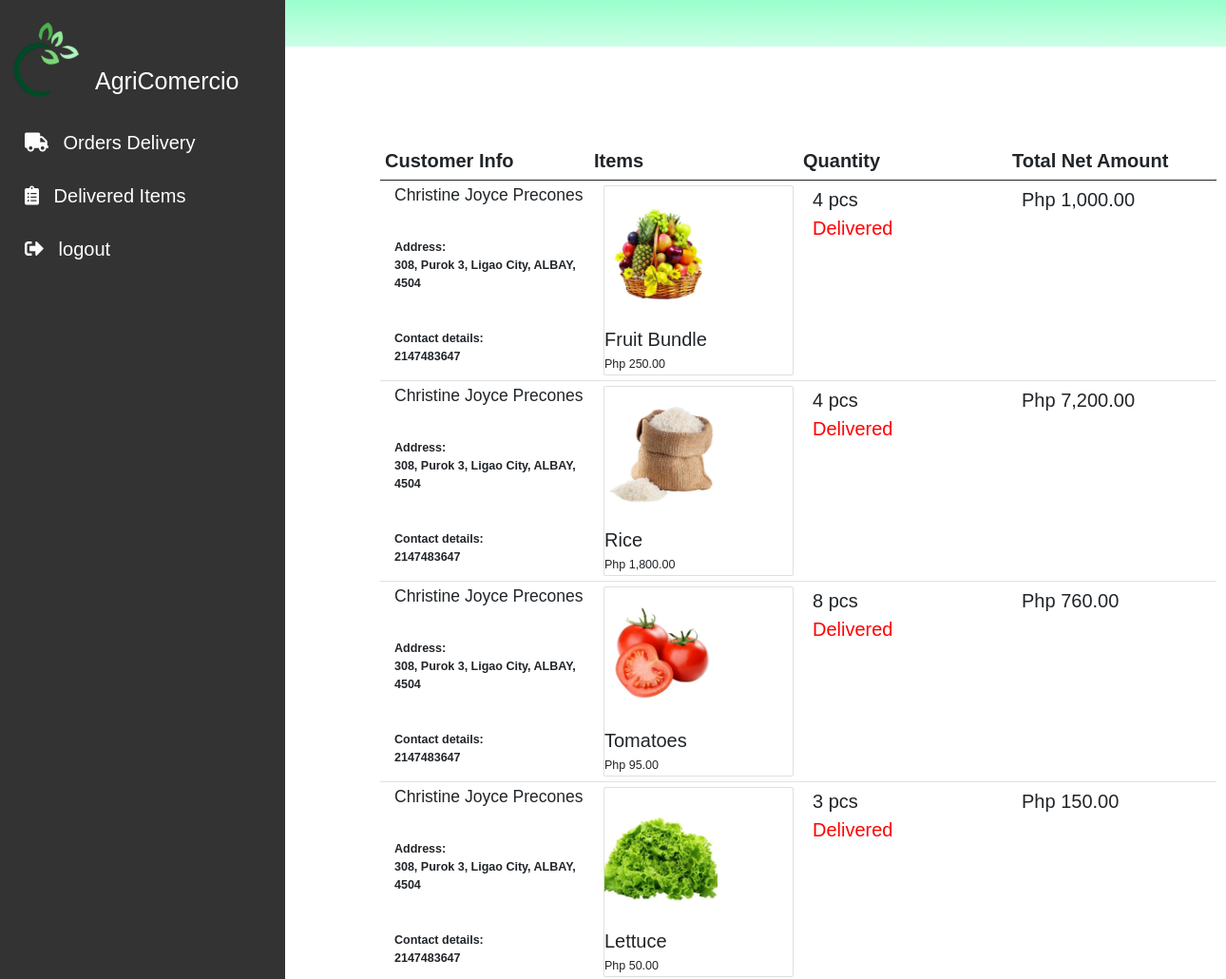
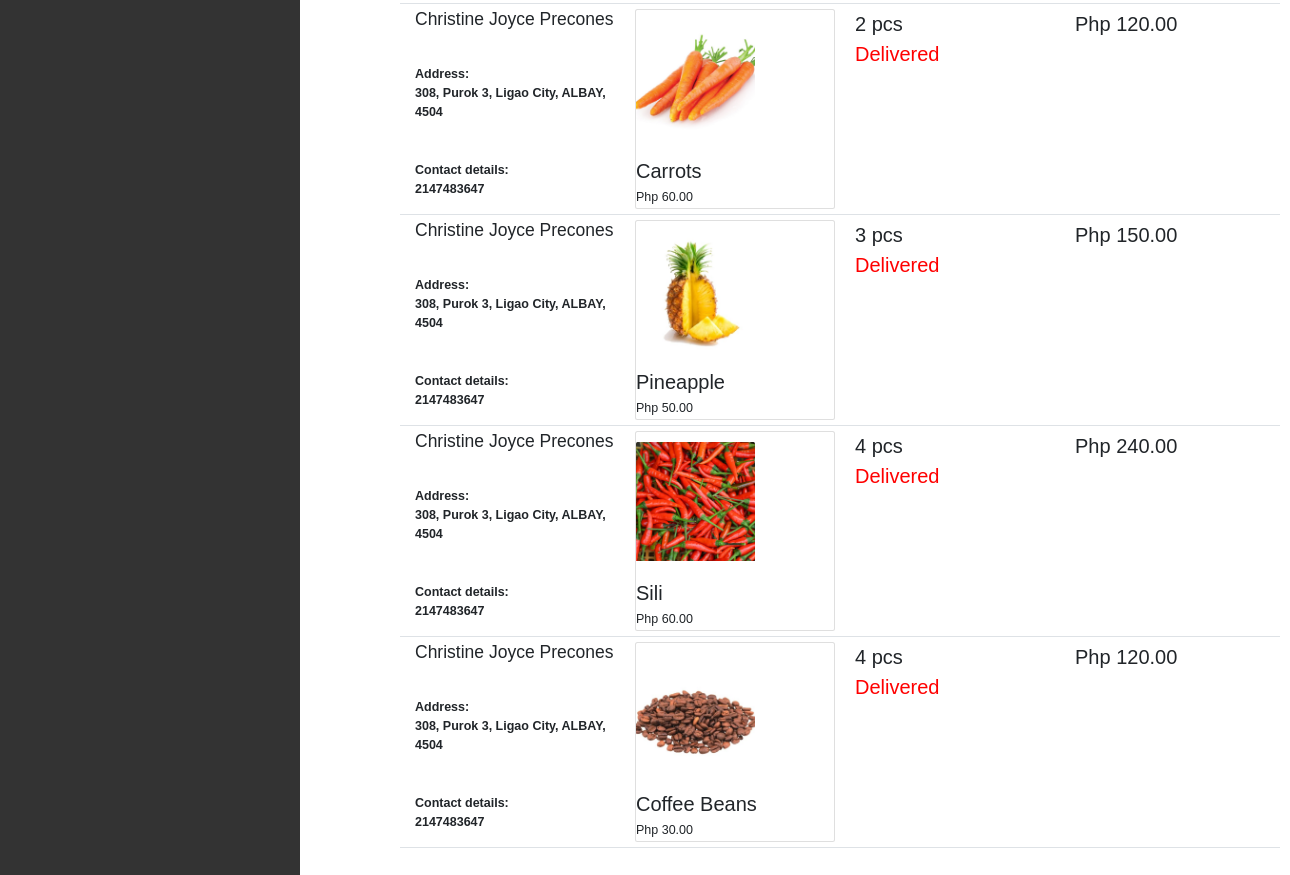
The page /shipper/order_history.php on the database as committed earlier (2 pictures, top to bottom).
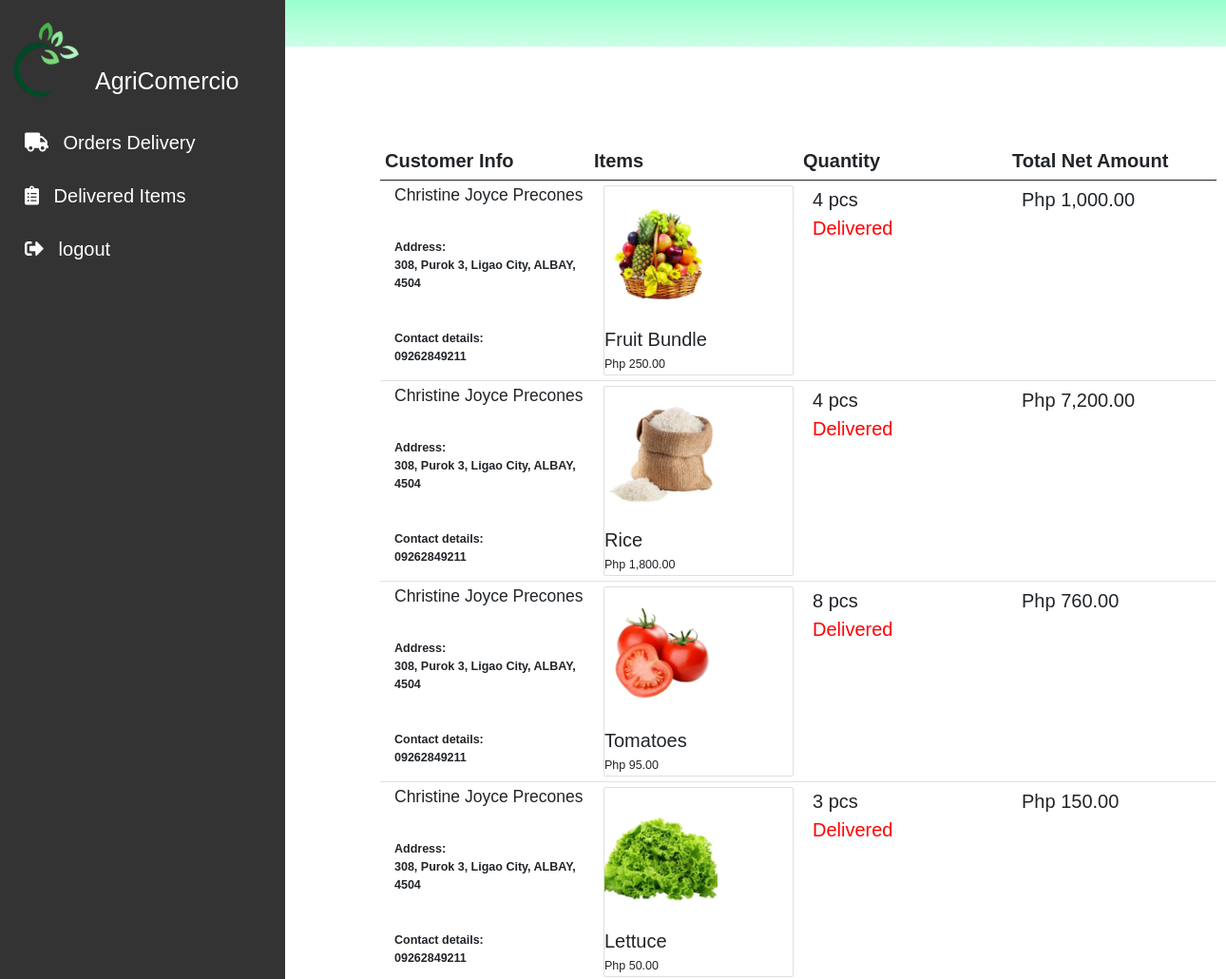
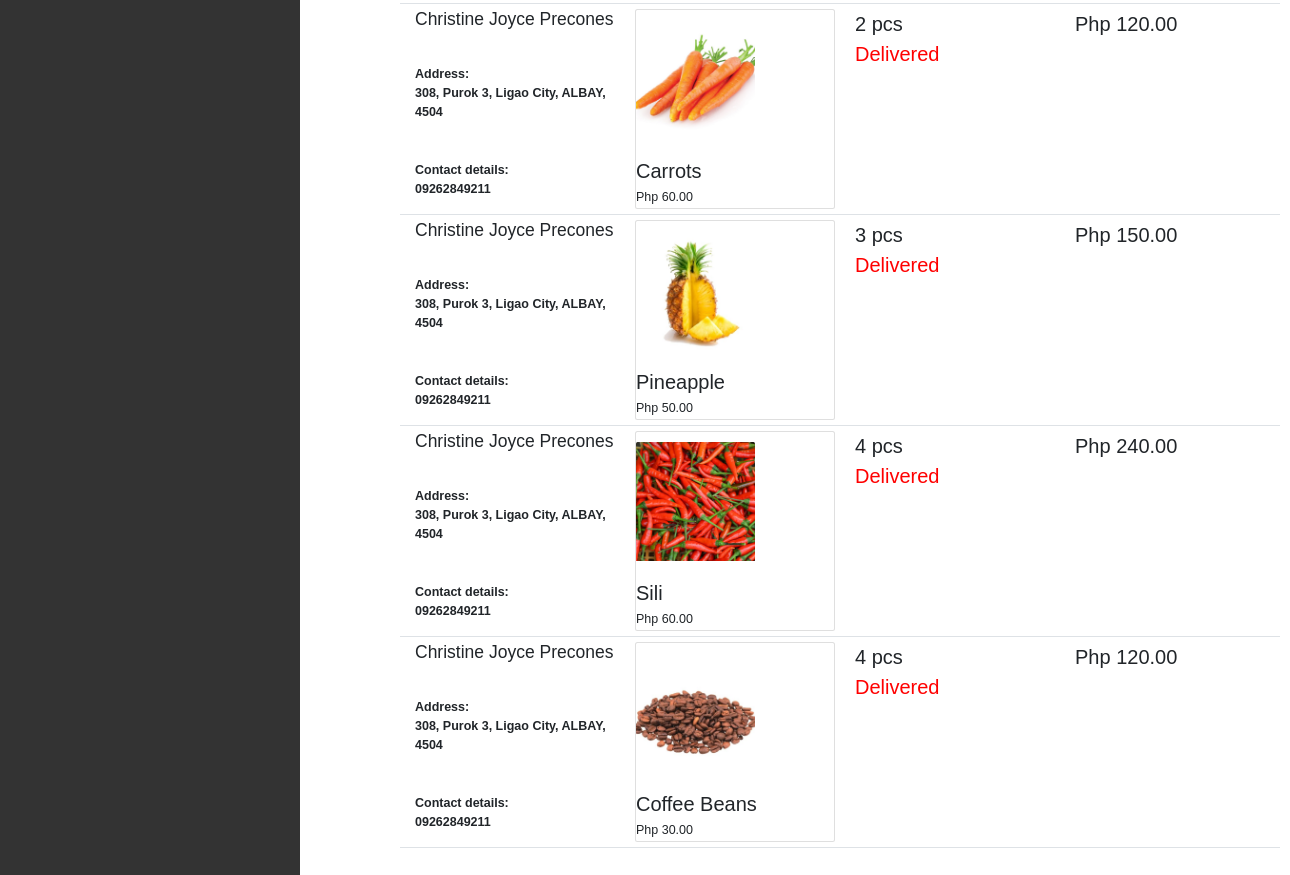
The same page on the database as committed later (2 pictures, top to bottom).
### tables this page shows
CREATE TABLE `orders` (
  `order_id` int(11) NOT NULL,
  `order_number` varchar(64) NOT NULL,
  `user_ref_num` varchar(128) NOT NULL COMMENT 'for customer',
  `item_id` int(11) NOT NULL,
  `user_id` varchar(64) NOT NULL COMMENT 'for seller',
  `item_qty` int(255) NOT NULL,
  `net_amt` int(255) NOT NULL,
  `status` varchar(1) NOT NULL DEFAULT 'P',
  `tracking_order_status` varchar(1) NOT NULL DEFAULT 'P',
  `date_ordered` date NOT NULL DEFAULT current_timestamp()
);

CREATE TABLE `user_info` (
  `user_info_id` int(11) NOT NULL,
  `user_fullname` varchar(128) NOT NULL,
  `user_ref_num` varchar(64) NOT NULL,
  `gender` varchar(20) NOT NULL,
  `contact_details` varchar(20) NOT NULL,
  `house_no_street_brgy` varchar(128) NOT NULL,
  `city` varchar(128) NOT NULL,
  `province` varchar(128) NOT NULL,
  `postal_code` int(11) NOT NULL,
  `user_type` varchar(55) NOT NULL
);

CREATE TABLE `items` (
  `item_id` int(11) NOT NULL,
  `item_name` varchar(128) NOT NULL,
  `cat_id` int(11) NOT NULL,
  `item_desc` varchar(255) NOT NULL,
  `item_status` varchar(20) NOT NULL COMMENT 'A for Available, NA for unavailable',
  `item_price` int(11) NOT NULL,
  `user_id` varchar(64) NOT NULL COMMENT 'this is for Sellers user_ref_number',
  `item_img` varchar(128) NOT NULL
);

### shipper/order_history.php (the view, shortened to what this page needs)
<?php
include_once ('../includes/db_conn.php');
?>
<!DOCTYPE html>
<html lang="en">
<head>
    <link rel="stylesheet" href="../css/bootstrap.min.css">
    <link rel="stylesheet" href="../css/style.css">
    <link rel="stylesheet" href="../css/fontawesome.css">
    <link rel="stylesheet" href="https://cdnjs.cloudflare.com/ajax/libs/font-awesome/5.15.2/css/all.min.css">
</head>
<body>
<header id="header">
<div class="right">
</div>
<div class="left">
        <div class="dropdown">
        </div>
</div>
</header>
<body>
<div class="sidenav">
  <div class="sidenav-title">
    <div class="sidenav_image">
      <img src="../img/logo1.png" alt=""width = "90px ">
      <h1>AgriComercio</h1>
    </div>
  </div>
  <a href="index.php"><i class="fas fa-truck"></i> Orders Delivery </a>
  <a href="order_history.php"><i class="fas fa-clipboard-list"></i> Delivered Items </a>
  <a href="../logout.php"><i class="fas fa-sign-out-alt"></i> logout </a>
</div>
<main>
<section id="cart-page">
    <?php
        $sql_cart_list = "SELECT o.order_id
                        , i.item_name
                        , i.item_img
                        , i.item_price
                        , o.item_qty
                        , o.user_id
                        , o.tracking_order_status
                        , (i.item_price * o.item_qty) subtotal_price
                        , uf.user_fullname
                        , uf.house_no_street_brgy
                        , uf.city
                        , uf.province
                        , uf.postal_code
                        , uf.contact_details
                        FROM orders o
                        JOIN items i
                        ON o.item_id = i.item_id
                        JOIN user_info uf
                        ON o.user_ref_num = uf.user_ref_num
                        WHERE o.status = 'C'
                        AND o.tracking_order_status= 'C'; ";
                        $stmt=mysqli_stmt_init($conn);
                if (!mysqli_stmt_prepare($stmt, $sql_cart_list)){
                    header("location: index.php?error=stmtfailed");
                    exit();
                    }
                    mysqli_stmt_execute($stmt);
                    $resultData = mysqli_stmt_get_result($stmt);
    ?>
       <table class='table'>
               <thead>
                    <th> Customer Info</th>
                   <th> Items</th>
                   <th> Quantity </th>
                   <th> Total Net Amount </th>
               </thead>
    <tbody>
        <?php
        while($row = mysqli_fetch_assoc($resultData)){ ?>
        <tr>
        <td>
        <div class="cart_card">
                    <h3><?php echo $row['user_fullname']?></h3>
                    <br>
                    <p class="lead" style="font-weight:bold;">
                     <label for="">Address:</label>
                     <br>
                     <?php echo $row['house_no_street_brgy']?></h2>,
                     <?php echo $row['city']?></h2>,
                     <?php echo $row['province']?></h2>,
                     <?php echo $row['postal_code']?></h2>
                    </p>
                    <br>
                    <p class="lead" style="font-weight:bold; ;">
                     <label for="">Contact details:</label>
                     <br>
                     <?php echo $row['contact_details']?>
                    </p>
                </div>
           </td>
          <td>
            <div class="cart_card card">
                <div class="image"><img src="../img/<?php echo $row['item_img'];?>" class="card-img-top" alt="1x1"></div>
                <div class="card-title">
                    <h2><?php echo $row['item_name']?></h2>
                    <p class="lead">
                       Php <?php  echo number_format($row['item_price'],2); ?>
                    </p>
                </div>
            </div>
           </td>
           <td>
            <div class="cart_card">
                             <?php  echo $row['item_qty']; ?> pcs
                            <p class="lead" style="color:red; font-size:2rem;"><?php echo $row['tracking_order_status'] == 'P' ? 'For Delivery' : 'Delivered' ; ?></p>
            </div>
           </td>
           <td>
            <div class="cart_card">
                Php <?php echo number_format($row['subtotal_price'],2); ?>
            </div>
           </td>
        </tr>
    <?php } ?>
    </tbody>
    </table>
</section>
</main>
</body>
</html>

### css/style.css (style rules this page uses)
* { margin: 0; box-sizing: border-box; transition: all .1s linear; font-family: 'Exo 2', sans-serif ; }
html { font-size: 62.5%; scroll-behavior: smooth; }
body { overflow-x: hidden; }
#header { font-size: 1.5rem; font-weight: lighter; background-image:linear-gradient(#99ffcc,#ccffe6) ; }
main { margin-left: 30rem; padding: 0; }
.sidenav { height: 100%; width: 300px; position: fixed; z-index: 1; top: 0; left: 0; background-color:#333333; overflow-x: hidden; padding-top: 20px; }
.sidenav a { padding: 10px 8px 6px 16px; text-decoration: none; font-size: 2rem; color: #fff; display: block; font-weight: lighter; }
.sidenav i { margin: 1rem; color: white; }
.sidenav img { margin-bottom: 6rem; }
.sidenav h1 { color: white; margin-top: -10rem; margin-bottom: 2rem; margin-left: 10rem; }
#cart-page { margin: 100px; font-size: 2rem; }
.cart_card { height: 20rem; width: 20rem; margin-left:1rem; }
.cart_card .image { height: 60%; width: 60%; margin-top: 1rem; }
.cart_card .card-title { margin-top: 2rem; font-size: 2.5rem; }
.image { margin-top: 1rem; height: 30%; width: 100%; justify-content: center; text-align-last: center; }

Rows that differ between the two databases and show on the page:
changed through a linked row, orders "Fruit Bundle": user_info.contact_details "2147483647" → "09262849211"
changed through a linked row, orders "Rice": user_info.contact_details "2147483647" → "09262849211"
changed through a linked row, orders "Tomatoes": user_info.contact_details "2147483647" → "09262849211"
changed through a linked row, orders "Lettuce": user_info.contact_details "2147483647" → "09262849211"
changed through a linked row, orders "Carrots": user_info.contact_details "2147483647" → "09262849211"
changed through a linked row, orders "Pineapple": user_info.contact_details "2147483647" → "09262849211"
changed through a linked row, orders "Sili": user_info.contact_details "2147483647" → "09262849211"
changed through a linked row, orders "Coffee Beans": user_info.contact_details "2147483647" → "09262849211"
